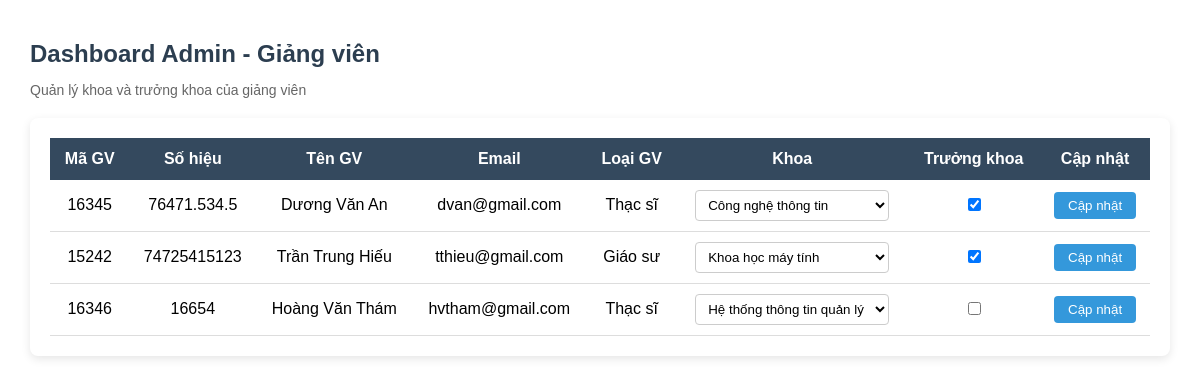
Before: /admin_gv_dashboard with the older database file.
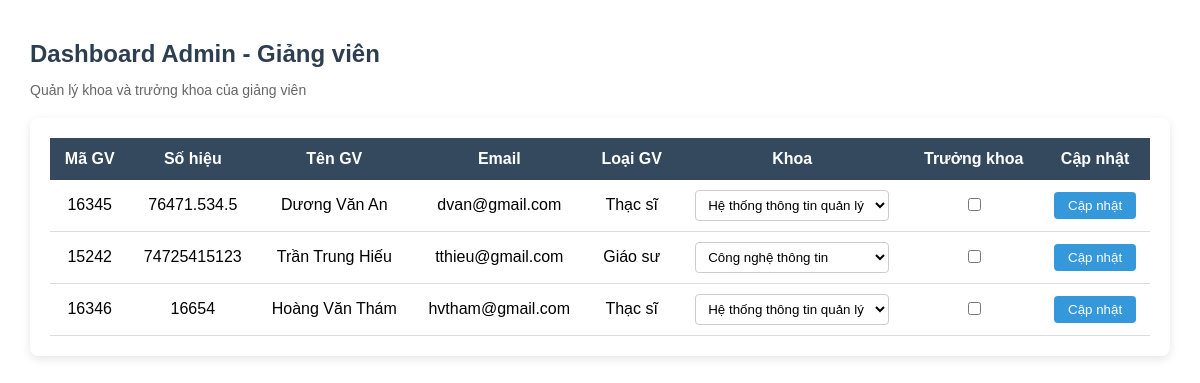
After: the same page with the newer database file.
### tables this page shows
CREATE TABLE "CanBo" (
	"MaQL"	CHAR(5) NOT NULL,
	"SoHieu"	CHAR(20),
	"TenGV"	NVARCHAR(100) NOT NULL,
	"MaDV"	CHAR(4),
	"LoaiGV"	NVARCHAR(20),
	"Email"	NVARCHAR(100),
	"LaTruongKhoa"	INTEGER DEFAULT 0,
	PRIMARY KEY("MaQL"),
	FOREIGN KEY("MaDV") REFERENCES "DonVi"("MaDV")
);

CREATE TABLE "DonVi" (
	"MaDV"	CHAR(4),
	"TenDV"	NVARCHAR(100) NOT NULL,
	PRIMARY KEY("MaDV")
);

### admin.py (the view)
@app.route("/admin_gv_dashboard")
def admin_gv_dashboard():
    conn = get_db()
    cur = conn.cursor()
    cur.execute("""
    SELECT CanBo.MaQL,
           CanBo.TenGV,
           CanBo.SoHieu,
           CanBo.Email,
           CanBo.LoaiGV,
           CanBo.MaDV,
           DonVi.TenDV,
           CanBo.LaTruongKhoa
    FROM CanBo
    LEFT JOIN DonVi
    ON CanBo.MaDV = DonVi.MaDV
    """)
    canbo_list = cur.fetchall()
    cur.execute("SELECT * FROM DonVi")
    donvi_list = cur.fetchall()
    conn.close()
    return render_template(
        "admin_gv_dashboard.html",
        canbo_list=canbo_list,
        donvi_list=donvi_list
    )

### admin.py (called while the page is built)
def get_db():
    conn = sqlite3.connect(DATABASE)
    conn.row_factory = sqlite3.Row
    return conn

### main.py (called while the page is built)
@app.before_request
def update_truong_khoa():
    if 'current_user' in session:
        user = session['current_user']
        if user["MaGV"] is not None:
            obj_CanBo = get_obj_CanBo(user["MaGV"])
            session['current_user']["LaTruongKhoa"] = obj_CanBo[6]
        else:
            session['current_user']["LaTruongKhoa"] = 0
        session.modified = True

### templates/admin_gv_dashboard.html (shortened to what this page needs)
{% extends "base.html" %}
{% block content %}
<div class="container">
<div class="page-header">
<h2>Dashboard Admin - Giảng viên</h2>
<p>Quản lý khoa và trưởng khoa của giảng viên</p>
</div>
<div class="table-wrapper">
<table class="hocphan-table">
<thead>
<tr>
<th>Mã GV</th>
<th>Số hiệu</th>
<th>Tên GV</th>
<th>Email</th>
<th>Loại GV</th>
<th>Khoa</th>
<th>Trưởng khoa</th>
<th>Cập nhật</th>
</tr>
</thead>
<tbody>
{% for gv in canbo_list %}
<tr>
<form method="POST" action="/update_giangvien">
<td>
{{ gv.MaQL }}
</td>
<td>
{{ gv.SoHieu }}
</td>
<td>{{ gv.TenGV }}</td>
<td>{{ gv.Email }}</td>
<td>
{{ gv.LoaiGV }}
</td>
<td>
<select name="MaDV" class="select-khoa">
{% for dv in donvi_list %}
<option value="{{ dv.MaDV }}"
{% if gv.MaDV == dv.MaDV %}
selected
{% endif %}
>
{{ dv.TenDV }}
</option>
{% endfor %}
</select>
</td>
<td>
<input type="checkbox" name="LaTruongKhoa"
{% if gv.LaTruongKhoa == 1 %}
checked
{% endif %}
>
</td>
<td>
<button type="submit" class="btn-save">Cập nhật</button>
</td>
</form>
</tr>
{% endfor %}
</tbody>
</table>
</div>
</div>
{% endblock %}

### templates/base.html (shortened to what this page needs)
<!DOCTYPE html>
<html>
<head>
    <link rel="stylesheet" href="{{ url_for('static', filename='styles.css') }}">
    <link rel="stylesheet" href="{{ url_for('static', filename='styles_topmenu.css') }}">
    <link rel="stylesheet" href="{{ url_for('static', filename='styles_admin.css') }}">
</head>
<body>
    {% block content %}
    {% endblock %}
</body>
</html>

### static/styles_topmenu.css (style rules this page uses)
body { margin:0; font-family:Arial; }

### static/styles_admin.css (style rules this page uses)
.container { width: 95%; margin: auto; padding-top: 20px; }
.page-header { margin-bottom: 20px; }
.page-header h2 { color: #2c3e50; margin-bottom: 5px; }
.page-header p { color: #666; font-size: 14px; }
.table-wrapper { background: white; padding: 20px; border-radius: 8px; box-shadow: 0 3px 10px rgba(0,0,0,0.1); }
.hocphan-table { width: 100%; border-collapse: collapse; }
.hocphan-table thead { background: #34495e; color: white; }
.hocphan-table th { padding: 12px; text-align: center; }
.hocphan-table td { padding: 10px; border-bottom: 1px solid #ddd; text-align: center; }
.select-khoa { padding: 6px 8px; border-radius: 4px; border: 1px solid #ccc; background: #fff; }
.btn-save { padding: 6px 14px; background: #3498db; color: white; border: none; border-radius: 4px; cursor: pointer; }

Changed rows visible on the page:
changed CanBo "Dương Văn An": MaDV "Công nghệ thông tin" → "Hệ thống thông tin quản lý"; LaTruongKhoa "☑" → "☐"
changed CanBo "Trần Trung Hiếu": MaDV "Khoa học máy tính" → "Công nghệ thông tin"; LaTruongKhoa "☑" → "☐"
